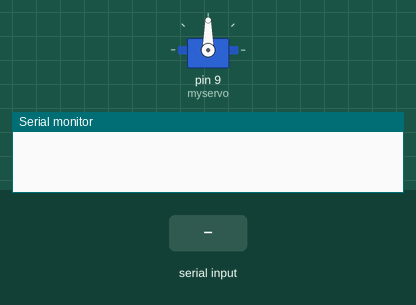
Simulated run of this sketch. Board: Arduino Uno, built with avr-gcc and run on an emulated ATmega328P. On the bench: servo, the last lines printed to the serial monitor. Inputs (shaded band) come from the test bench.

Above: at 1.2 s.
1.3 s: "R" received over Serial
At 2.5 s:
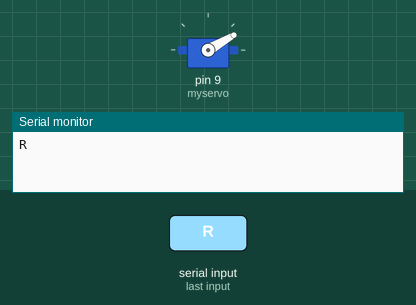
2.8 s: "G" received over Serial
At 3.8 s:
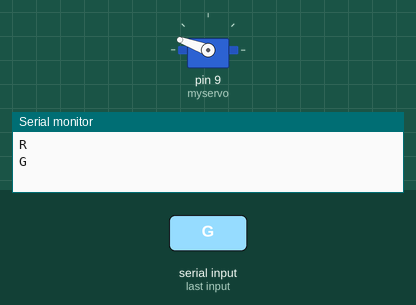
4.3 s: "N" received over Serial
At 4.9 s:
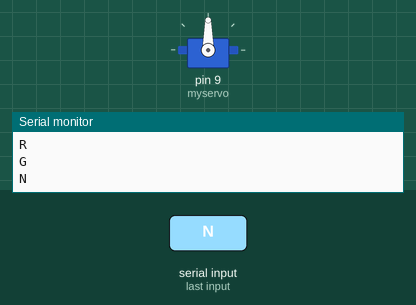
Timing chart, 0 to 7.3 s (numbered marks = the images above; inputs shaded):
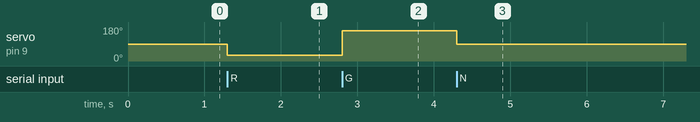

Measured:
- after the input at 1.3 s, servo on pin 9 (myservo): 90° → 30° at once
- after the input at 2.8 s, servo on pin 9 (myservo): 30° → 160° at once
- after the input at 4.3 s, servo on pin 9 (myservo): 160° → 90° at once

The sketch:

sketch_may18a.ino
```cpp
#include <Servo.h>

Servo myservo;
char serial_data;

void setup() {
  Serial.begin(9600);
  myservo.attach(9);
  myservo.write(90);
}

void loop() {
  while(Serial.available()>0)
  {
    serial_data=Serial.read();
    if (serial_data == 'R')
    {
      myservo.write(30);
      Serial.println("R");
    }
    else if (serial_data == 'G')
    {
      myservo.write(160);
      Serial.println("G");
    }
    else if (serial_data =='N')
    {
      myservo.write(90);
      Serial.println("N");
    }
  }
}
```
